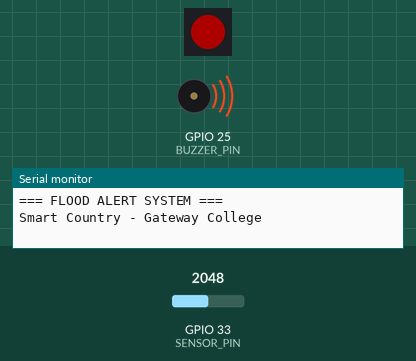
This sketch was run on a simulated ESP32. On the bench: 1 RGB LEDs in strip order, left to right, buzzer (waves = sounding), the last lines printed to the serial monitor. Inputs (shaded band) come from the test bench; at power-on: GPIO 33 (SENSOR_PIN) = 2048. Dim RGB values are drawn brighter than linear.

Above: at 0.8 s.
1.6 s: GPIO 33 (SENSOR_PIN) set to 1533
4.6 s: GPIO 33 (SENSOR_PIN) set to 1442
At 6.2 s:
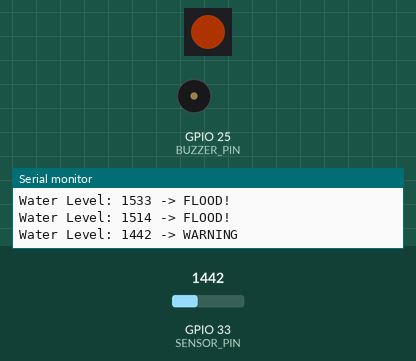
7.6 s: GPIO 33 (SENSOR_PIN) set to 108
10.6 s: GPIO 33 (SENSOR_PIN) set to 96
At 11.8 s:
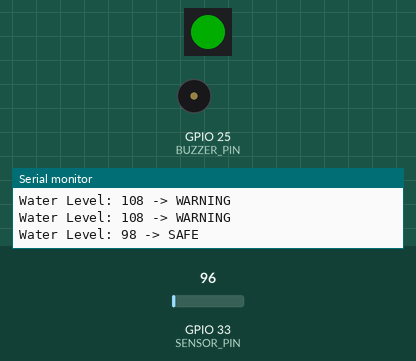
13.6 s: GPIO 33 (SENSOR_PIN) set to 491
At 15.2 s:
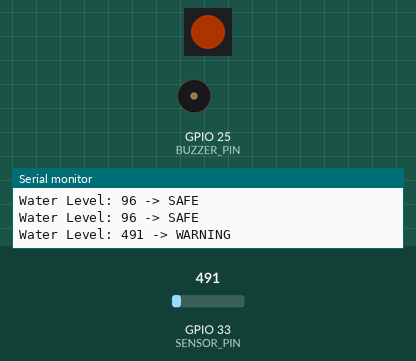
16.6 s: GPIO 33 (SENSOR_PIN) set to 60
At 18.1 s:
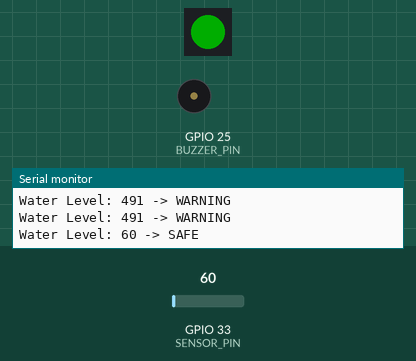
Timing chart, 0 to 19.6 s (numbered marks = the images above; inputs shaded):
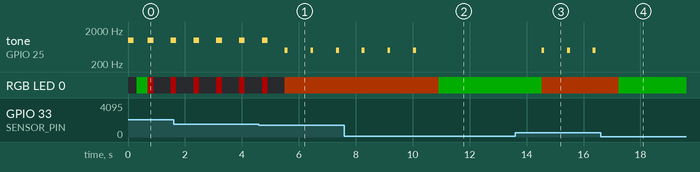

Measured:
- the behaviour switches between 1501 and 1500 on GPIO 33 (SENSOR_PIN) (found by bisection; images 0 and 1)
- the behaviour switches between 101 and 100 on GPIO 33 (SENSOR_PIN) (found by bisection; images 1 and 2)
- after the input at 10.6 s, tone on GPIO 25 (BUZZER_PIN): stops changing and stays silent; RGB LED 0: RGB(50, 15, 0) → RGB(0, 50, 0) after 0.32 s
- after the input at 13.6 s, tone on GPIO 25 (BUZZER_PIN): alternates 500 Hz for 0.10 s and silent for 0.80 s, starting after 0.93 s; RGB LED 0: RGB(0, 50, 0) → RGB(50, 15, 0) after 0.93 s
- after the input at 16.6 s, tone on GPIO 25 (BUZZER_PIN): stops changing and stays silent; RGB LED 0: RGB(50, 15, 0) → RGB(0, 50, 0) after 0.63 s
- by itself, tone on GPIO 25 (BUZZER_PIN): alternates 500 Hz for 0.10 s and silent for 0.80 s

The sketch:

flood_alert.ino
```cpp
/*
 * Flood Alert System - Smart Country Project
 * Student: Mikeyla, Grade 4, Gateway College Colombo
 * Board: Magicbit NEO (ESP32)
 *
 * How it works:
 *   - Normal      -> Green light + no sound
 *   - Warning     -> Amber light + soft beep
 *   - Flood!      -> Red flashing + loud beeps
 *
 * Wiring (water sensor to extension connector):
 *   Water level sensor S (signal) -> Pin 33
 *   Water level sensor + (VCC)    -> 3.3V
 *   Water level sensor - (GND)    -> GND
 *
 * On-board components used:
 *   - WS2812B NeoPixel (Pin 13)
 *   - Buzzer (Pin 25)
 */

#include <Adafruit_NeoPixel.h>

// --- NeoPixel RGB LED ---
#define LED_PIN       13
Adafruit_NeoPixel led(1, LED_PIN, NEO_GRB + NEO_KHZ800);

// --- Buzzer ---
#define BUZZER_PIN    25

// --- Water Level Sensor ---
#define SENSOR_PIN    33   // Analog input
#define SENSOR_POWER  32   // Powers the sensor on/off

// --- Water Level Thresholds ---
#define LEVEL_WARNING  100   // Above = WARNING (amber)
#define LEVEL_DANGER   1500  // Above = FLOOD (red)

void setup() {
  Serial.begin(115200);

  pinMode(BUZZER_PIN, OUTPUT);
  pinMode(SENSOR_POWER, OUTPUT);
  digitalWrite(SENSOR_POWER, LOW);
  noTone(BUZZER_PIN);

  // Start NeoPixel
  led.begin();
  led.setBrightness(50);
  led.show();

  Serial.println("=== FLOOD ALERT SYSTEM ===");
  Serial.println("Smart Country - Gateway College");
  Serial.println();

  // Startup beep
  tone(BUZZER_PIN, 1000, 200);
  delay(300);
  noTone(BUZZER_PIN);

  // Start with green
  led.setPixelColor(0, led.Color(0, 255, 0));
  led.show();
}

void loop() {
  // Average 10 readings to smooth out noise
  int total = 0;
  for (int i = 0; i < 10; i++) {
    total += readWaterSensor();
    delay(30);
  }
  int waterLevel = total / 10;

  if (waterLevel > LEVEL_DANGER) {
    // FLOOD - flash red + beep
    led.setPixelColor(0, led.Color(255, 0, 0));
    led.show();
    tone(BUZZER_PIN, 1000, 200);
    delay(200);
    led.setPixelColor(0, led.Color(0, 0, 0));
    led.show();
    delay(200);
    Serial.print("Water Level: ");
    Serial.print(waterLevel);
    Serial.println(" -> FLOOD!");
  } else if (waterLevel > LEVEL_WARNING) {
    // WARNING - amber + soft beep
    led.setPixelColor(0, led.Color(255, 80, 0));
    led.show();
    tone(BUZZER_PIN, 500, 100);
    delay(500);
    Serial.print("Water Level: ");
    Serial.print(waterLevel);
    Serial.println(" -> WARNING");
  } else {
    // SAFE - steady green, no sound
    led.setPixelColor(0, led.Color(0, 255, 0));
    led.show();
    noTone(BUZZER_PIN);
    delay(500);
    Serial.print("Water Level: ");
    Serial.print(waterLevel);
    Serial.println(" -> SAFE");
  }
}

int readWaterSensor() {
  digitalWrite(SENSOR_POWER, HIGH);
  delay(10);
  int value = analogRead(SENSOR_PIN);
  digitalWrite(SENSOR_POWER, LOW);
  return value;
}
```
